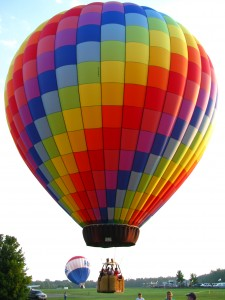
#> input picture balloon.jpg, 225 x 300 px
$ jupyter execute Image_to_pencil_sketch.ipynb
#> lines starting #> are read from the running program, lines starting #| are printed output that depends on the picture
**Importing** **Modules**

[cell 1]
import cv2
import matplotlib.pyplot as plt
plt.style.use('seaborn')

[cell 2]
import matplotlib.pyplot as plt

[cell 3]
import cv2

**Loading and Plotting Original Image**

[cell 4]
image = cv2.imread('balloon.jpg')  # Load your image
#> image is the input picture: shape (300, 225, 3); mean B, G, R 129.3, 140.5, 170.1
plt.imshow(cv2.cvtColor(image, cv2.COLOR_BGR2RGB))  # Plot the image
plt.show()

**Convert to Grayscale**

[cell 5]
gray_image = cv2.cvtColor(image, cv2.COLOR_BGR2GRAY)
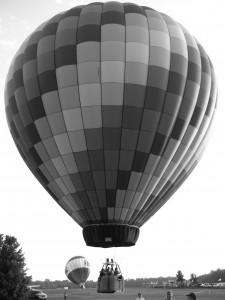
#> gray_image: shape (300, 225); min 8, max 255, mean 148.1
plt.imshow(cv2.cvtColor(gray_image, cv2.COLOR_BGR2RGB))  # Plot the image
plt.show()

**Invert Image:**

[cell 6]
inverted_image = 255 - gray_image
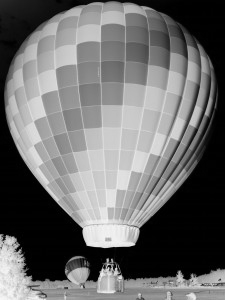
#> inverted_image: shape (300, 225); min 0, max 247, mean 106.9
plt.imshow(cv2.cvtColor(inverted_image, cv2.COLOR_BGR2RGB))  # Plot the image
plt.show()

**Create Pencil Sketch**

[cell 7]
pencil_sketch = cv2.divide(gray_image, inverted_image, scale=256.0)
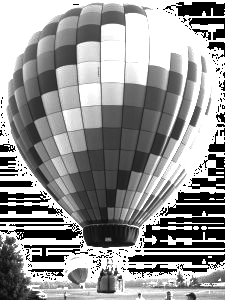
#> pencil_sketch: shape (300, 225); min 0, max 255, mean 149.8
